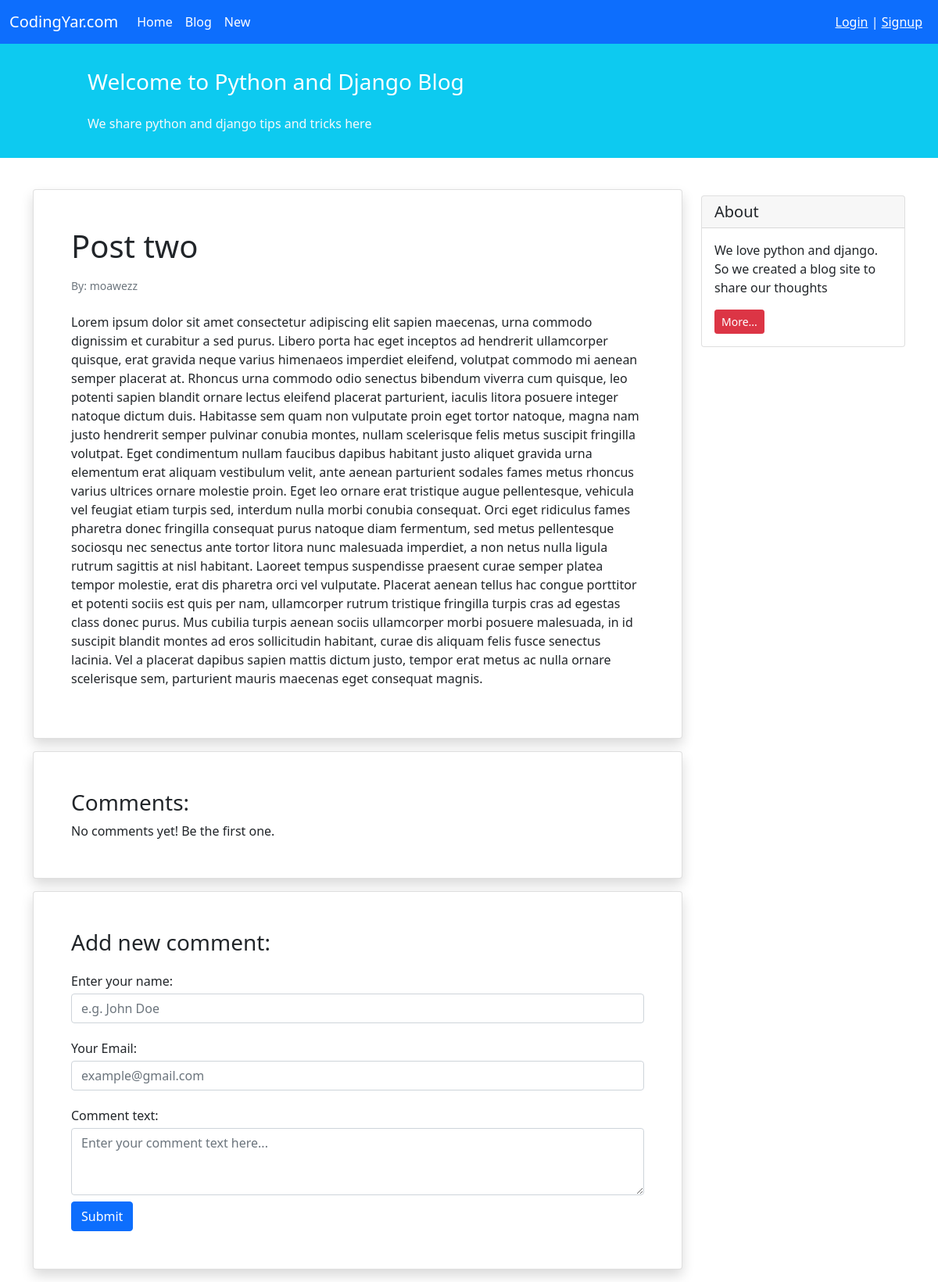
Page /blog/2/ on the earlier database version.
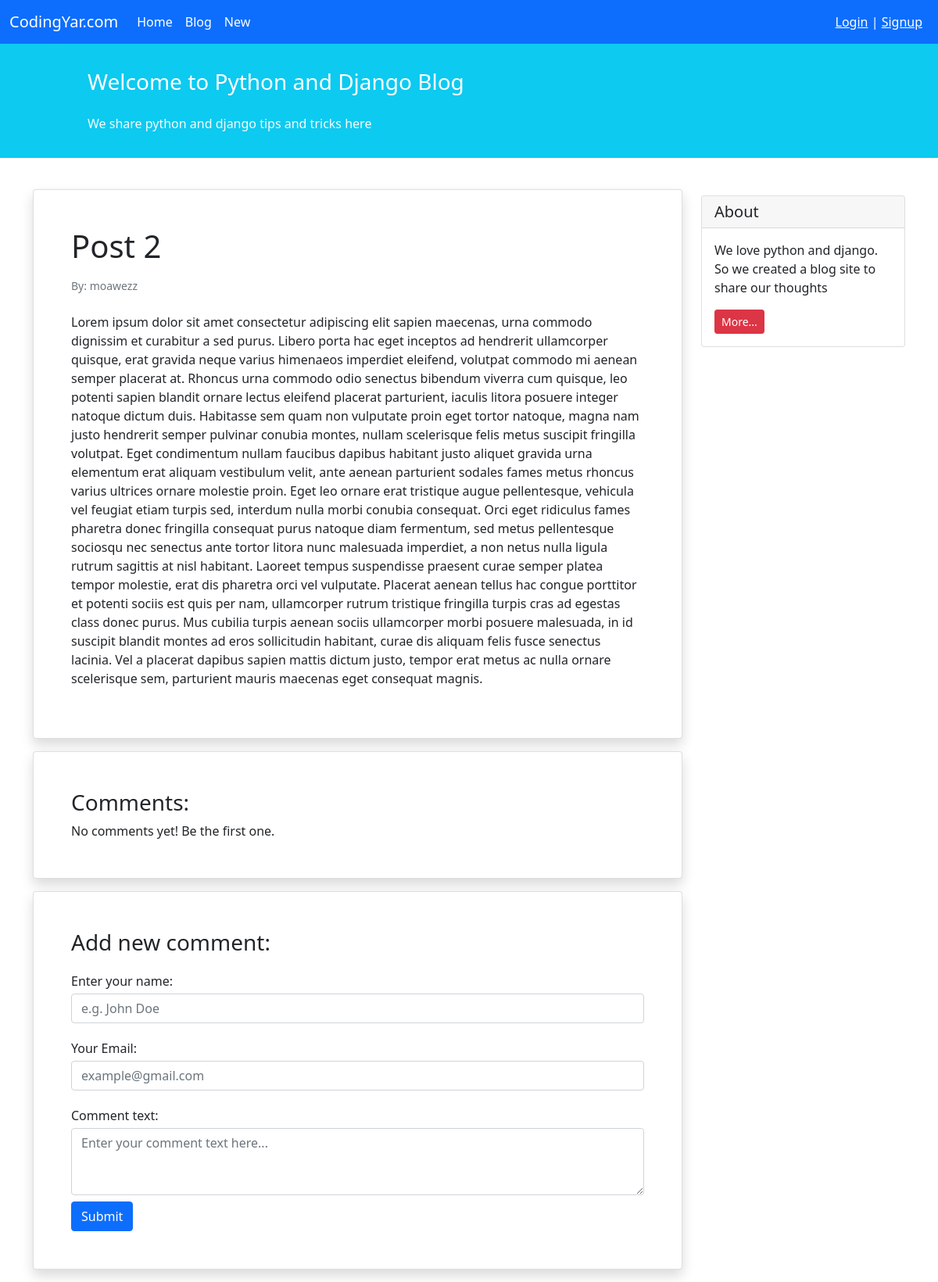
Same page on the later database version.
### blog/models.py (models this page shows, shortened)
class Post(models.Model):
    STATUS_CHOICES = (
        ('pub', 'published'),
        ('drf', 'draft'),
    )
    title = models.CharField(max_length=100)
    author = models.CharField(max_length=50)
    text = models.TextField()
    author = models.ForeignKey(to='auth.User', on_delete=models.CASCADE)
    datetime_created = models.DateTimeField(auto_now_add=True)
    datetime_modified = models.DateTimeField(auto_now=True)
    status = models.CharField(choices=STATUS_CHOICES, max_length=3)

### blog/views.py (the view)
# urls.py: path('<int:pk>/', PostDetailView.as_view(), name='post_detail'),
class PostDetailView(generic.DetailView):
    model = Post
    template_name = 'blog/post_detail.html'
    context_object_name = 'post'

### blog/templates/blog/post_detail.html (shortened to what this page needs)
{% extends '_base.html' %}
{% block content %}
    <div class="container mt-4">
        <div class="row">
            <div class="col-9">
                <div class="card shadow my-3 p-5">
                    <h1>{{ post.title }}</h1>
                    <p class="small text-muted mt-2">By: {{ post.author }}</p>
                    <p class="mt-2">{{ post.text }}</p>
                </div>
                <div class="card shadow my-3 p-5">
                    <h3>Comments:</h3>
                        No comments yet! Be the first one.
                </div>
                <div class="card shadow my-3 p-5">
                    <h3>Add new comment:</h3>
                    <form method="POST">
                        <div class="form-group py-2">
                            <label class="py-1" for="author_name">Enter your name:</label>
                            <input type="text" class="form-control" placeholder="e.g. John Doe" name="author_name">
                        </div>
                        <div class="form-group py-2">
                            <label class="py-1" for="email">Your Email:</label>
                            <input type="email" class="form-control" placeholder="example@gmail.com" name="email">
                        </div>
                        <div class="form-group py-2">
                            <label class="py-1" for="comment_text">Comment text:</label>
                            <textarea class="form-control" name="text" rows="3" placeholder="Enter your comment text here..."></textarea>
                        </div>
                        <button type="submit" class="btn btn-primary">Submit</button>
                    </form>
                </div>
            </div>
            <div class="col-3">
                    <div class="card my-4">
                        <h5 class="card-header">About</h5>
                        <div class="card-body">
                            <p class="card-text">We love python and django. So we created a blog site to share our
                                thoughts</p>
                            <a href="#"
                            class="btn btn-sm btn-danger">
                                More...
                            </a>
                        </div>
                    </div>
            </div>
        </div>
    </div>
{% endblock content %}

Differences in the rows shown:
changed Post "moawezz": title "Post two" → "Post 2"
